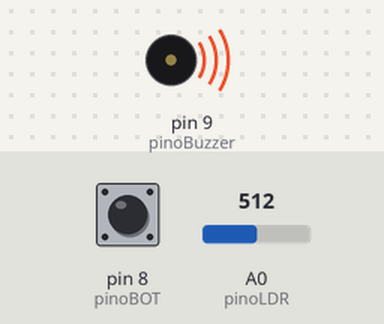
A sketch run on a simulated Arduino Uno, built with avr-gcc and run on an emulated ATmega328P. On the bench: buzzer (waves = sounding). The test bench sets the inputs (shaded band); at power-on: A0 (pinoLDR) = 512, pin 8 (pinoBOT) HIGH.

Above: at 1.2 s.
1.3 s: A0 (pinoLDR) set to 523
At 1.8 s:
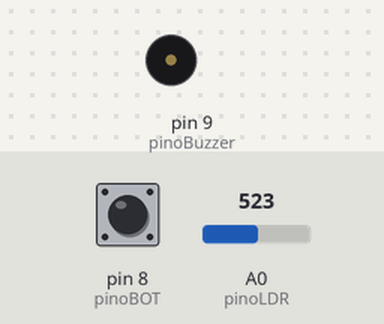
2.8 s: A0 (pinoLDR) set to 511
At 4.0 s:
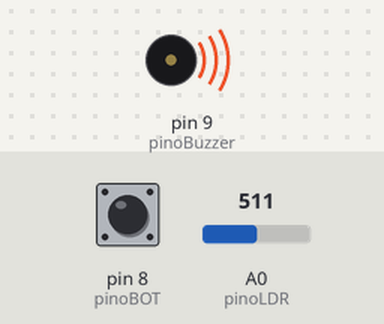
4.3 s: A0 (pinoLDR) set to 716
At 5.4 s:
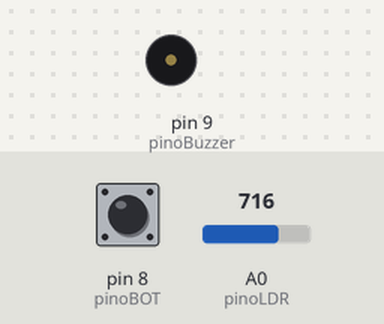
Timing chart, 0 to 7.3 s (numbered marks = the images above; inputs shaded):
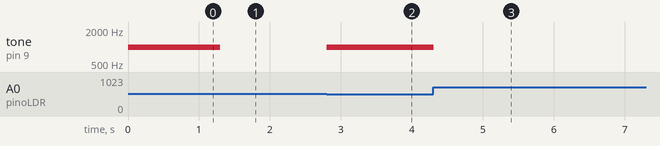

The sketch:

MISS_O_IMPIOSSIAOIDNOAJDN.ino
```cpp
// LAZER COM OBSTACULO E BUZZER DE ACIONAMENTO

// COMPONENTES
const int pinoLDR = A0;
const int pinoBuzzer = 9;
const int pinoBOT = 8;

// Variaveis Gerais
int leituraLDR = 0;
int leituraBOT;

void setup() {
  // Configura os pinos
  pinMode(pinoLDR, INPUT);
  pinMode(pinoBuzzer, OUTPUT);
  pinMode(pinoBOT, INPUT_PULLUP);
}

void loop() {
  // Le o valor de tensao no pino do LDR
  leituraLDR = analogRead(pinoLDR);
  // LE o estado do botao
  leituraBOT - digitalRead(pinoBOT);

  //Se exixtir um obstaculo
  if (leituraLDR <= 512){
    tone(pinoBuzzer, 1000); // Aciona o Buzzer
  }
  else if (leituraBOT == LOW){ // Senão e o botão estiver pressionado
    noTone(pinoBuzzer); // Desliga o Buzzer
  }

  delay(100);
}
```

Measured:
- the behaviour switches between 512 and 513 on A0 (pinoLDR) (found by bisection; images 0 and 1)
- after the input at 1.3 s, tone on pin 9 (pinoBuzzer): 1000 Hz → silent at once
- after the input at 2.8 s, tone on pin 9 (pinoBuzzer): silent → 1000 Hz at once
- after the input at 4.3 s, tone on pin 9 (pinoBuzzer): 1000 Hz → silent at once
